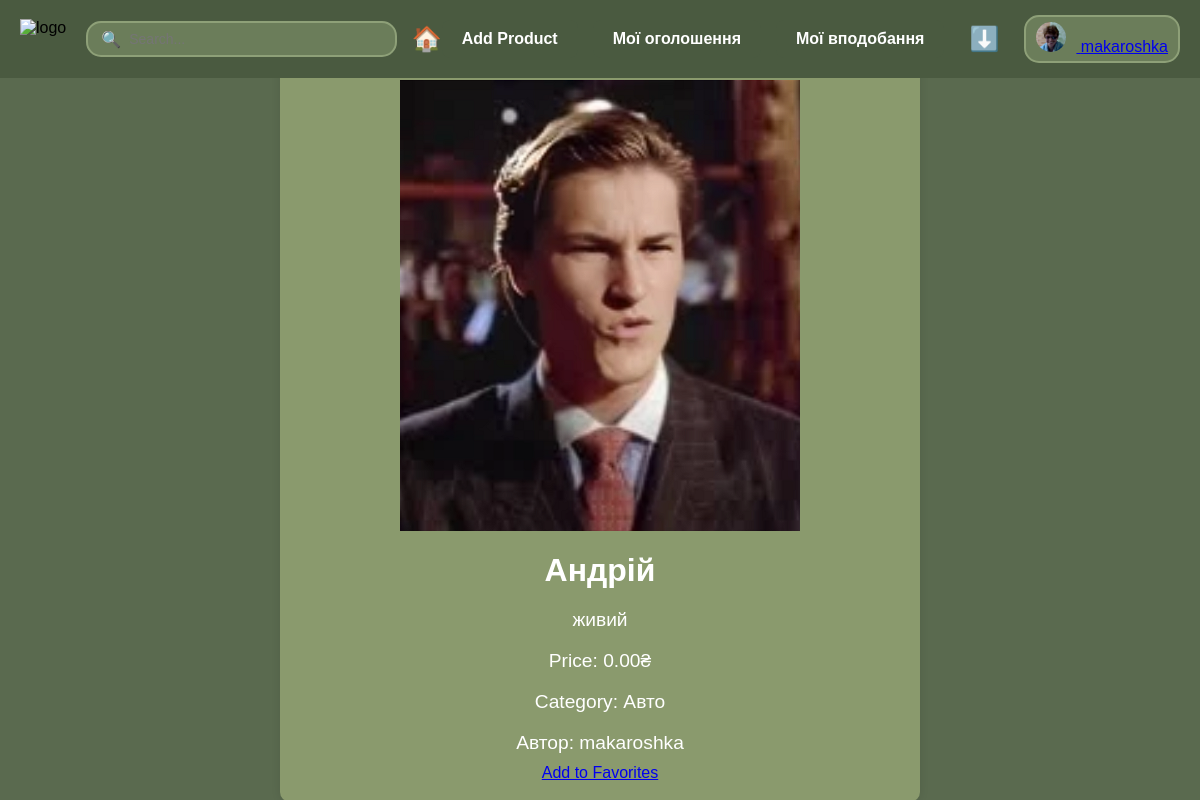
The app's page /details/10 (signed in) with its own data.
### products/models.py (models this page shows, shortened)
class Product(models.Model):
    CATEGORY_CHOICES = [
        ('Авто', 'Авто'),
        ('Електроніка', 'Електроніка'),
        ('Дім сад', 'Дім сад'),
        ('Одяг', 'Одяг'),
        ('Нерухомість', 'Нерухомість'),
        ('Дитячий світ', 'Дитячий світ'),
        ('Тварини', 'Тварини'),
        ('Інше', 'Інше'),
    ]
    name = models.CharField(max_length=255)
    price = models.DecimalField(max_digits=10, decimal_places=2, validators=[MinValueValidator(1)])
    description = models.TextField()
    category = models.CharField(max_length=40, choices=CATEGORY_CHOICES)
    image = models.ImageField(upload_to='product_images/', blank=True, null=True)
    author = models.ForeignKey(User, on_delete=models.CASCADE)
    favorites = models.ManyToManyField(User, related_name='favorite_products', blank=True)

### products/views.py (the view)
# urls.py: path("details/<int:id>", details, name='details'),
def details(request, id):
    try:
        product = Product.objects.get(id=id)
    except Product.DoesNotExist:
        return HttpResponse("Product not found")
    return render(request, "products/details.html", {'product': product})

### products/templates/products/details.html (shortened to what this page needs)
{% extends "products/product_list.html" %}
{% block content %}
<body>
    <div class="product-details">
        <img src="{{ product.image.url }}" width="400">
        <h1>{{ product.name }}</h1>
        <p>{{ product.description }}</p>
        <p>Price: {{ product.price }}₴</p>
        <p>Category: {{ product.category }}</p>
        <p>Автор: {{ user.username }}</p>
        <a href="{% url 'add_to_favorites' product.id %}">
            {% if user in product.favorites.all %}
                Remove from Favorites
            {% else %}
                Add to Favorites
            {% endif %}
        </a>
    </div>
</body>
</html>
{% endblock %}

### products/templates/products/product_list.html (shortened to what this page needs)
<!DOCTYPE html>
<html lang="uk">
<head>
</head>
<body>
    <div class="header">
        <div class="logo">
            <img src="logo.png" alt="logo">
        </div>
        <div class="search-container">
            <span class="search-icon">🔍</span>
            <input type="text" id="search-bar" class="search-bar" placeholder="Search..." onkeyup="filterProducts()">
        </div>
        <a href="/" class="home-button" title="На головну">🏠</a>
        <div class="user-section">
            <a class="add-product" href="/add">Add Product</a>
            <a class="add-product" href="/my_listings">Мої оголошення</a>
            <a class="add-product" href="/my_favorites">Мої вподобання</a>
            <a href="?sort={% if sort_order == 'asc' %}desc{% else %}asc{% endif %}{% if selected_category %}&category={{ selected_category }}{% endif %}"
               class="sort-button">
                {% if sort_order == "asc" %}
                    ⬆️
                {% else %}
                    ⬇️
                {% endif %}
            </a>
            <div class="user-info">
                {% if user.is_authenticated %}
                    <a href="{% url 'profile' %}">
                        <img src="{{ user.profile.avatar.url|default:'site_images/ava1.png' }}" alt="Avatar">
                        <span>{{ user.username }}</span>
                    </a>
                {% else %}
                    <a href="{% url 'login' %}">Увійти</a>
                {% endif %}
            </div>
        </div>
    </div>
    <div style="position: fixed; width: 100%;display: block;">
    {% block content %}{% endblock %}

### products/templates/products/product_list.html (style rules this page uses)
body { background-color: #5a6a4f; font-family: Arial, sans-serif; margin: 0; padding: 0; display: flex; }
.header { display: flex; align-items: center; justify-content: space-between; background-color: #4a5a40; padding: 15px 20px; position: fixed; top: 0; left: 0; right: 0; z-index: 1000; }
.logo { display: flex; align-items: center; margin-right: 20px; }
.logo img { height: 40px; width: auto; }
.search-container { display: flex; align-items: center; background-color: #6b7d5a; padding: 3px 10px; border-radius: 15px; border: 2px solid #8ea078; flex-grow: 1; max-width: 500px; }
.search-icon { padding: 3px; color: white; }
.search-bar { flex-grow: 1; border: none; padding: 5px; border-radius: 15px; outline: none; background-color: transparent; color: white; font-size: 14px; }
.user-info { display: flex; align-items: center; background-color: #6b7d5a; padding: 5px 10px; border-radius: 15px; border: 2px solid #8ea078; color: white; }
.user-section { display: flex; align-items: center; gap: 15px; }
.user-info img { height: 30px; width: 30px; border-radius: 50%; margin-right: 10px; }
.add-product { display: inline-block; background-color: #4a5a40; color: white; padding: 10px 20px; border-radius: 8px; text-decoration: none; font-weight: bold; transition: background-color 0.3s, transform 0.2s; }
.sort-button { background-color: transparent; color: white; padding: 10px; text-decoration: none; font-size: 24px; display: inline-block; transition: transform 0.3s; }
.home-button { font-size: 24px; text-decoration: none; margin-left: 15px; color: white; transition: transform 0.3s; }

### products/templates/products/details.html (style rules this page uses)
.product-details { background-color: #8a9a6d; max-width: 600px; margin: 0 auto; padding: 20px; padding-top: 5%; border: none; border-radius: 10px; box-shadow: 0 0 10px rgba(0, 0, 0, 0.1); color: white; text-align: center; }
.product-details h1 { font-size: 2em; margin-bottom: 10px; }
.product-details p { font-size: 1.2em; margin-bottom: 10px; }
.product-details img { display: block; margin: 20px auto; }

### records on screen
Product: image (picture), name "Андрій", description "живий", price "0.00", category "Авто"

### other values on screen
{{ user.username }} "makaroshka"
